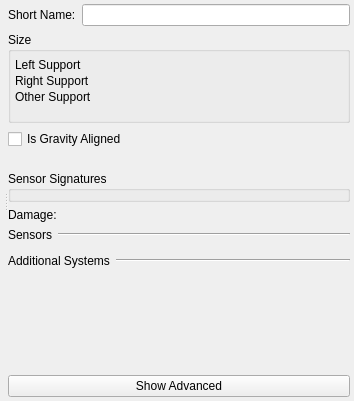
<?xml version="1.0" encoding="UTF-8"?>
<ui version="4.0">
 <class>mass</class>
 <widget class="QWidget" name="mass">
  <property name="geometry">
   <rect>
    <x>0</x>
    <y>0</y>
    <width>354</width>
    <height>401</height>
   </rect>
  </property>
  <property name="windowTitle">
   <string>Form</string>
  </property>
  <layout class="QVBoxLayout" name="verticalLayout_5">
   <property name="margin">
    <number>4</number>
   </property>
   <item>
    <widget class="QSplitter" name="splitter">
     <property name="orientation">
      <enum>Qt::Horizontal</enum>
     </property>
     <widget class="QWidget" name="layoutWidget">
      <layout class="QVBoxLayout" name="verticalLayout_4">
       <property name="margin">
        <number>0</number>
       </property>
       <item>
        <widget class="QWidget" name="myGeneralCanvas" native="true">
         <property name="sizePolicy">
          <sizepolicy hsizetype="MinimumExpanding" vsizetype="Fixed">
           <horstretch>0</horstretch>
           <verstretch>0</verstretch>
          </sizepolicy>
         </property>
         <property name="element_type" stdset="0">
          <string>general_canvas</string>
         </property>
        </widget>
       </item>
       <item>
        <widget class="QWidget" name="myDisplayWidget" native="true">
         <property name="element_type" stdset="0">
          <string>display_widget_canvas</string>
         </property>
        </widget>
       </item>
      </layout>
     </widget>
     <widget class="QWidget" name="layoutWidget">
      <layout class="QVBoxLayout" name="verticalLayout">
       <item>
        <layout class="QHBoxLayout" name="horizontalLayout">
         <item>
          <widget class="QLabel" name="short_name_label">
           <property name="text">
            <string>Short Name:</string>
           </property>
          </widget>
         </item>
         <item>
          <widget class="QLineEdit" name="short_name"/>
         </item>
        </layout>
       </item>
       <item>
        <widget class="QGroupBox" name="boundingVolumeGroupBox">
         <property name="title">
          <string>Size</string>
         </property>
         <layout class="QGridLayout" name="gridLayout_2">
          <property name="sizeConstraint">
           <enum>QLayout::SetNoConstraint</enum>
          </property>
          <property name="margin">
           <number>4</number>
          </property>
          <property name="spacing">
           <number>2</number>
          </property>
          <item row="1" column="0" colspan="2">
           <widget class="QWidget" name="bounding_volume" native="true">
            <property name="minimumSize">
             <size>
              <width>0</width>
              <height>0</height>
             </size>
            </property>
           </widget>
          </item>
          <item row="2" column="0">
           <widget class="QLabel" name="left_support_label">
            <property name="sizePolicy">
             <sizepolicy hsizetype="Minimum" vsizetype="Minimum">
              <horstretch>0</horstretch>
              <verstretch>0</verstretch>
             </sizepolicy>
            </property>
            <property name="text">
             <string>Left Support</string>
            </property>
           </widget>
          </item>
          <item row="2" column="1">
           <widget class="QWidget" name="left_support" native="true">
            <property name="sizePolicy">
             <sizepolicy hsizetype="MinimumExpanding" vsizetype="Minimum">
              <horstretch>0</horstretch>
              <verstretch>0</verstretch>
             </sizepolicy>
            </property>
            <property name="element_type" stdset="0">
             <string>vector-parameter-data</string>
            </property>
            <property name="single_row" stdset="0">
             <bool>true</bool>
            </property>
            <property name="default_value" stdset="0">
             <string>1,-1,0</string>
            </property>
           </widget>
          </item>
          <item row="3" column="0">
           <widget class="QLabel" name="right_support_label">
            <property name="sizePolicy">
             <sizepolicy hsizetype="Minimum" vsizetype="Minimum">
              <horstretch>0</horstretch>
              <verstretch>0</verstretch>
             </sizepolicy>
            </property>
            <property name="text">
             <string>Right Support</string>
            </property>
           </widget>
          </item>
          <item row="3" column="1">
           <widget class="QWidget" name="right_support" native="true">
            <property name="sizePolicy">
             <sizepolicy hsizetype="MinimumExpanding" vsizetype="Minimum">
              <horstretch>0</horstretch>
              <verstretch>0</verstretch>
             </sizepolicy>
            </property>
            <property name="element_type" stdset="0">
             <string>vector-parameter-data</string>
            </property>
            <property name="single_row" stdset="0">
             <bool>true</bool>
            </property>
            <property name="default_value" stdset="0">
             <string>1,1,0</string>
            </property>
           </widget>
          </item>
          <item row="4" column="0">
           <widget class="QLabel" name="other_support_label">
            <property name="sizePolicy">
             <sizepolicy hsizetype="Minimum" vsizetype="Minimum">
              <horstretch>0</horstretch>
              <verstretch>0</verstretch>
             </sizepolicy>
            </property>
            <property name="text">
             <string>Other Support</string>
            </property>
           </widget>
          </item>
          <item row="4" column="1">
           <widget class="QWidget" name="other_support" native="true">
            <property name="sizePolicy">
             <sizepolicy hsizetype="MinimumExpanding" vsizetype="Minimum">
              <horstretch>0</horstretch>
              <verstretch>0</verstretch>
             </sizepolicy>
            </property>
            <property name="element_type" stdset="0">
             <string>vector-parameter-data</string>
            </property>
            <property name="single_row" stdset="0">
             <bool>true</bool>
            </property>
            <property name="default_value" stdset="0">
             <string>-1,0,0</string>
            </property>
           </widget>
          </item>
          <item row="5" column="0" colspan="2">
           <widget class="QWidget" name="bounding_volume_2" native="true">
            <property name="minimumSize">
             <size>
              <width>0</width>
              <height>10</height>
             </size>
            </property>
            <property name="calculate_bounding_volume" stdset="0">
             <bool>true</bool>
            </property>
            <property name="calculate_support_points" stdset="0">
             <bool>true</bool>
            </property>
            <property name="element_type" stdset="0">
             <string>bv_sp_calc_widget</string>
            </property>
           </widget>
          </item>
         </layout>
        </widget>
       </item>
       <item>
        <widget class="QCheckBox" name="gravity_aligned">
         <property name="text">
          <string>Is Gravity Aligned</string>
         </property>
        </widget>
       </item>
       <item>
        <layout class="QVBoxLayout" name="verticalLayout_10">
         <item>
          <widget class="QWidget" name="object_geometry_filename" native="true">
           <property name="minimumSize">
            <size>
             <width>10</width>
             <height>10</height>
            </size>
           </property>
           <property name="element_type" stdset="0">
            <string>object-geometry</string>
           </property>
          </widget>
         </item>
        </layout>
       </item>
       <item>
        <widget class="QGroupBox" name="sensorSignaturesGroupBox">
         <property name="title">
          <string>Sensor Signatures</string>
         </property>
         <layout class="QVBoxLayout" name="verticalLayout_3">
          <property name="spacing">
           <number>2</number>
          </property>
          <property name="margin">
           <number>2</number>
          </property>
          <item>
           <widget class="QWidget" name="sensor_signatures" native="true">
            <property name="default-signatures" stdset="0">
             <string>visual-signature=4.0;radar-signature=27.0;infrared-signature=4.0</string>
            </property>
           </widget>
          </item>
         </layout>
        </widget>
       </item>
       <item>
        <layout class="QHBoxLayout" name="horizontalLayout_8">
         <item>
          <widget class="QLabel" name="damage_system_label">
           <property name="text">
            <string>Damage:</string>
           </property>
          </widget>
         </item>
         <item>
          <widget class="QWidget" name="damage_system" native="true">
           <property name="category" stdset="0">
            <string>damage</string>
           </property>
           <property name="none-selected-text" stdset="0">
            <string>Undamagable</string>
           </property>
           <property name="element_type" stdset="0">
            <string>single_system_selector</string>
           </property>
          </widget>
         </item>
        </layout>
       </item>
       <item>
        <layout class="QVBoxLayout" name="verticalLayout_4">
         <item>
          <layout class="QHBoxLayout" name="horizontalLayout_9">
           <item>
            <widget class="QLabel" name="sensor_system_selector_label">
             <property name="sizePolicy">
              <sizepolicy hsizetype="Fixed" vsizetype="Fixed">
               <horstretch>0</horstretch>
               <verstretch>0</verstretch>
              </sizepolicy>
             </property>
             <property name="text">
              <string>Sensors</string>
             </property>
             <property name="hide_by_default" stdset="0">
              <bool>true</bool>
             </property>
            </widget>
           </item>
           <item>
            <widget class="Line" name="line">
             <property name="orientation">
              <enum>Qt::Horizontal</enum>
             </property>
             <property name="hide_by_default" stdset="0">
              <bool>true</bool>
             </property>
            </widget>
           </item>
          </layout>
         </item>
         <item>
          <widget class="QWidget" name="sensor_system_selector" native="true">
           <property name="category" stdset="0">
            <string>sensor</string>
           </property>
           <property name="element_type" stdset="0">
            <string>multi_system_selector</string>
           </property>
           <property name="hide_by_default" stdset="0">
            <bool>true</bool>
           </property>
          </widget>
         </item>
        </layout>
       </item>
       <item>
        <layout class="QVBoxLayout" name="verticalLayout_6">
         <item>
          <layout class="QHBoxLayout" name="horizontalLayout_11">
           <item>
            <widget class="QLabel" name="other_system_selector_label">
             <property name="sizePolicy">
              <sizepolicy hsizetype="Fixed" vsizetype="Fixed">
               <horstretch>0</horstretch>
               <verstretch>0</verstretch>
              </sizepolicy>
             </property>
             <property name="text">
              <string>Additional Systems</string>
             </property>
            </widget>
           </item>
           <item>
            <widget class="Line" name="line_3">
             <property name="orientation">
              <enum>Qt::Horizontal</enum>
             </property>
            </widget>
           </item>
          </layout>
         </item>
         <item>
          <widget class="QWidget" name="other_system_selector" native="true">
           <property name="category" stdset="0">
            <string>other</string>
           </property>
           <property name="element_type" stdset="0">
            <string>multi_system_selector</string>
           </property>
          </widget>
         </item>
        </layout>
       </item>
       <item>
        <spacer name="verticalSpacer">
         <property name="orientation">
          <enum>Qt::Vertical</enum>
         </property>
         <property name="sizeHint" stdset="0">
          <size>
           <width>20</width>
           <height>18</height>
          </size>
         </property>
        </spacer>
       </item>
       <item>
        <widget class="QPushButton" name="myShowAdvanced">
         <property name="text">
          <string>Show Advanced</string>
         </property>
         <property name="checkable">
          <bool>true</bool>
         </property>
         <property name="signal_slot" stdset="0">
          <string>toggled(bool);this;showHiddenControls(bool)</string>
         </property>
        </widget>
       </item>
      </layout>
     </widget>
    </widget>
   </item>
  </layout>
 </widget>
 <resources/>
 <connections/>
</ui>
